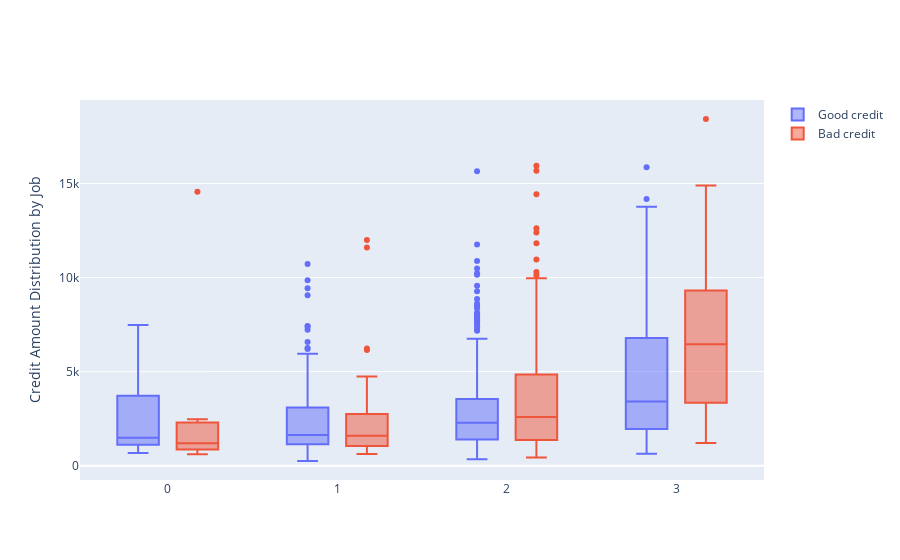

Notebook code for this chart:
### Code cell
trace0 = go.Box(
    x=df_good["Job"],
    y=df_good["Credit amount"],
    name='Good credit'
)

trace1 = go.Box(
    x=df_bad['Job'],
    y=df_bad['Credit amount'],
    name='Bad credit'
)
    
data = [trace0, trace1]

layout = go.Layout(
    yaxis=dict(
        title='Credit Amount Distribution by Job'
    ),
    boxmode='group'
)
fig = go.Figure(data=data, layout=layout)

py.iplot(fig, filename='box-age-cat')

### Figure 1 — Plotly figure (JSON) as saved in the notebook; plotly's stock layout.template omitted (floating-point values rounded to 4 significant figures; data arrays with more than 128 entries replaced by an {"elided": "..."} marker saying what was removed)
{"data": [{"name": "Good credit", "type": "box", "x": {"elided": "700 int values"}, "y": {"elided": "700 int values"}}, {"name": "Bad credit", "type": "box", "x": {"elided": "300 int values"}, "y": {"elided": "300 int values"}}], "layout": {"boxmode": "group", "yaxis": {"title": {"text": "Credit Amount Distribution by Job"}}}}
